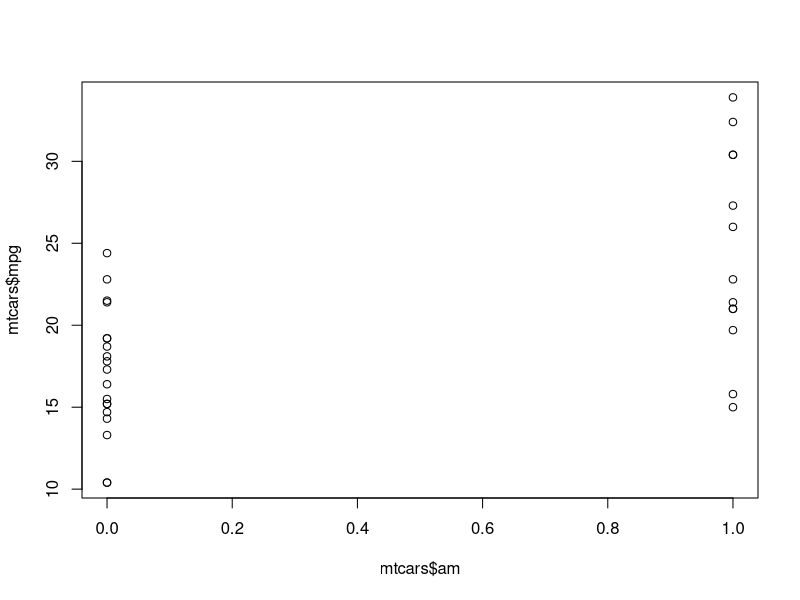

The R script that drew this image:
# Check the mean of mpg in mtcars
# NUll Hypothesis (H0) = 20
# Alternative Hypothesis !=20
mu0 <- 20
sigma <- 6
xbar <- mean(mtcars$mpg)
n <- length(mtcars$mpg)
print(n)

# test if mpg follow normal distribution
shapiro.test(mtcars$mpg)
# Shapiro-Wilk normality test
# 
# data:  mtcars$mpg
# W = 0.94756, p-value = 0.1229
#  it follows normal distribution

# function to calculate z value
z <- sqrt(n) * (xbar - mu0) / sigma
p_value <- 2 * pnorm(-abs(z))
print(p_value)

p_value <- 2 * pnorm(z)
print(p_value)

# Interpretation
# print(p_value)
# [1] 0.9319099
# If p-value > 0.05, accept null hypothesis,
# Our p value is > 0.05, we accept null hypothesis, So the mean is 20.


# USE t-test
t.test(mtcars$mpg, mu=mu0)


# TWO sample mpg and am (Transmission, automatic and manual)

# testing assumptions. 1. Test normality for am on both value 0 and 1
shapiro.test(mtcars$am)
# data:  mtcars$am
# W = 0.62507, p-value = 7.836e-08
# p-value < 

#  Test if the every category follows normal distribution
with(mtcars, shapiro.test(mpg[am==0]))
# Shapiro-Wilk normality test
# 
# data:  mpg[am == 0]
# W = 0.97677, p-value = 0.8987
# p-value > 0.05, so it follows normal distribution

with(mtcars, shapiro.test(mpg[am==1]))
# Shapiro-Wilk normality test

# data:  mpg[am == 1]
# W = 0.9458, p-value = 0.5363
#  p-value > 0.05 , so follows normal distribution

# 2. Test group varianve test
# H0 
var.test(mpg~am, data = mtcars)
# F test to compare two variances
# 
# data:  mpg by am
# F = 0.38656, num df = 18, denom df = 12, p-value = 0.06691
# since p-value > 0.05, accept H0, accept H0. ie. it follows normal distribution.
# so can use two sample student test

t.test(mpg~am, var.equal = T, data = mtcars)
# Two Sample t-test
# 
# data:  mpg by am
# t = -4.1061, df = 30, p-value = 0.000285
# alternative hypothesis: true difference in means between group 0 and group 1 is not equal to 0
# 95 percent confidence interval:
#   -10.84837  -3.64151
# sample estimates:
# mean in group 0 mean in group 1 
# 17.14737        24.39231 
# Since p-value is 0.000285, accept H0, i.e it follows normal distribution. Looking
# mean for group 1 (manual) has more mileage

# fit the linear model 
lm(mpg~am, data=mtcars)
# Call:
#   lm(formula = mpg ~ am, data = mtcars)
# 
# Coefficients:
#   (Intercept)           am  
# 17.147        7.245 

summary(lm(mpg~am, data=mtcars))
# Residuals is used to predict 

# Coefficients:
#   Estimate Std. Error t value Pr(>|t|)    
# (Intercept)   17.147      1.125  15.247 1.13e-15 ***
#   am             7.245      1.764   4.106 0.000285 ***
#  it means that vechile (am = manual) give 7.245 more mileage than am = automatic

# Test linear test better mpg and am
# x = am, y = mpg
plot(mtcars$am, mtcars$mpg)
# test linear with pearson correaltion coefficient test, the plot may not be
# convinced about linear but we have pearson's correlation test
cor.test(mtcars$am, mtcars$mpg)
# Interpretation
# Pearson's product-moment correlation
# 
# data:  mtcars$am and mtcars$mpg
# t = 4.1061, df = 30, p-value = 0.000285
# p-value < 0.05, it means it is linear
